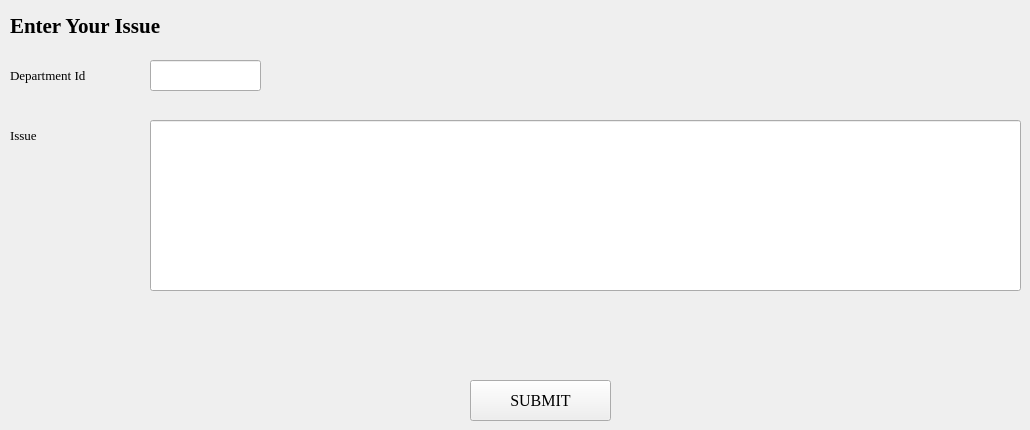
      <widget class="QWidget" name="tab_8">
       <attribute name="title">
        <string>Create Issue</string>
       </attribute>
       <widget class="QPushButton" name="pushButton_8">
        <property name="geometry">
         <rect>
          <x>470</x>
          <y>380</y>
          <width>141</width>
          <height>41</height>
         </rect>
        </property>
        <property name="font">
         <font>
          <family>Georgia</family>
          <pointsize>12</pointsize>
         </font>
        </property>
        <property name="text">
         <string>SUBMIT</string>
        </property>
       </widget>
       <widget class="QLineEdit" name="lineEdit_68">
        <property name="geometry">
         <rect>
          <x>150</x>
          <y>60</y>
          <width>111</width>
          <height>31</height>
         </rect>
        </property>
        <property name="font">
         <font>
          <family>Georgia</family>
          <pointsize>10</pointsize>
         </font>
        </property>
        <property name="text">
         <string/>
        </property>
       </widget>
       <widget class="QLineEdit" name="lineEdit_67">
        <property name="geometry">
         <rect>
          <x>150</x>
          <y>120</y>
          <width>871</width>
          <height>171</height>
         </rect>
        </property>
        <property name="font">
         <font>
          <family>Georgia</family>
          <pointsize>10</pointsize>
         </font>
        </property>
       </widget>
       <widget class="QLabel" name="label_72">
        <property name="geometry">
         <rect>
          <x>10</x>
          <y>120</y>
          <width>91</width>
          <height>31</height>
         </rect>
        </property>
        <property name="font">
         <font>
          <family>Georgia</family>
          <pointsize>10</pointsize>
         </font>
        </property>
        <property name="text">
         <string>Issue</string>
        </property>
       </widget>
       <widget class="QLabel" name="label_106">
        <property name="geometry">
         <rect>
          <x>10</x>
          <y>10</y>
          <width>341</width>
          <height>31</height>
         </rect>
        </property>
        <property name="font">
         <font>
          <family>Georgia</family>
          <pointsize>16</pointsize>
          <weight>75</weight>
          <bold>true</bold>
         </font>
        </property>
        <property name="text">
         <string>Enter Your Issue</string>
        </property>
       </widget>
       <widget class="QLabel" name="label_73">
        <property name="geometry">
         <rect>
          <x>10</x>
          <y>60</y>
          <width>121</width>
          <height>31</height>
         </rect>
        </property>
        <property name="font">
         <font>
          <family>Georgia</family>
          <pointsize>10</pointsize>
         </font>
        </property>
        <property name="text">
         <string>Department Id</string>
        </property>
       </widget>
      </widget>
